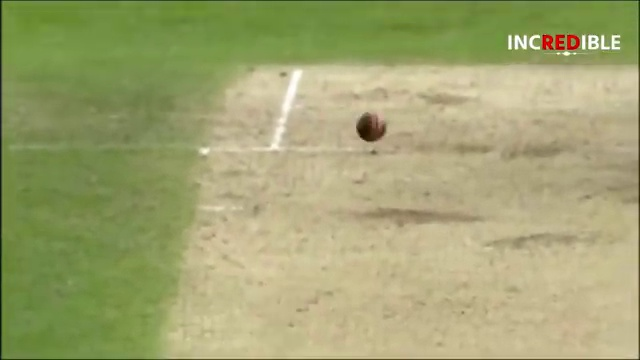
#> input picture frame.jpg, 640 x 360 px; the run also reads 1 picture not shown here
$ python KLT.py
#> lines starting #> are read from the running program, lines starting #| are printed output that depends on the picture
import skimage
from skimage import io, filters
from skimage import filters
from scipy.ndimage import sobel, interpolation
import skimage.color as color
import numpy as np
import matplotlib.pyplot as plt
import scipy
from scipy.linalg import eig
import cv2
import time

def read_video(file_path):
    cap = cv2.VideoCapture(file_path)
    # start_time = time.time()
    # duration = 5
    frames = []

    # Set the start position to 200 milliseconds
    start_time_milliseconds = 200
    cap.set(cv2.CAP_PROP_POS_MSEC, start_time_milliseconds)

    while cap.isOpened():
        ret, frame = cap.read()
        if not ret:
            break
        frames.append(cv2.cvtColor(frame, cv2.COLOR_BGR2GRAY))  # Convert to grayscale
    cap.release()

    return frames


frame = io.imread('frame.jpg')
#> frame is the input picture: shape (360, 640, 3); mean R, G, B 161.3, 164.1, 113.2
gray_frame = color.rgb2gray(frame)
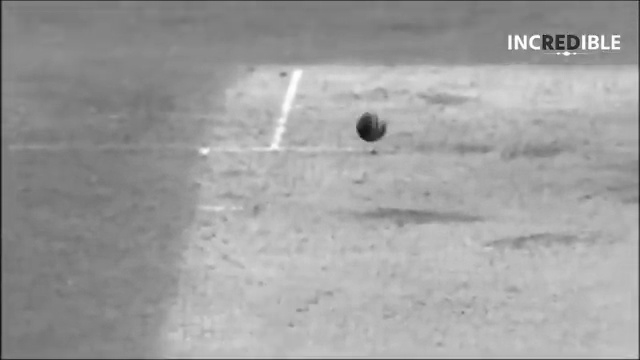
#> gray_frame: shape (360, 640) float64; min 0.0421, max 0.999, mean 0.627


sigmaI = 1
sigmaD = 0.7

def gaussDeriv2D(sigma):

    min = -np.ceil(3 * sigma)
    max = np.ceil(3 * sigma)

    xRange = np.arange(min, max + 1)
    yRange = np.arange(min, max +1)

    X = np.array([[x for x in xRange] for y in yRange])
    Y =  np.array([[x for x in xRange] for y in yRange]).T

    Gx = ((X - 0) / (2 * np.pi * sigma**4)) * np.exp(-((X - 0)**2 + (Y - 0)**2) / (2 * sigma**2))
    Gy = ((Y - 0) / (2 * np.pi * sigma**4)) * np.exp(-((X - 0)**2 + (Y - 0)**2) / (2 * sigma**2))
    return Gx, Gy


Gx, Gy = gaussDeriv2D(sigmaD)

Ix = scipy.ndimage.convolve(gray_frame, Gx, mode='nearest')
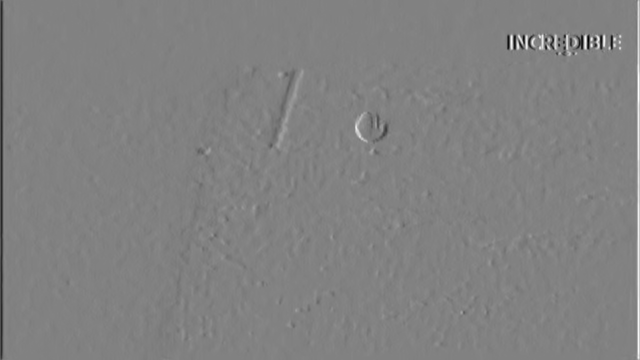
#> Ix: shape (360, 640) float64; min -0.246, max 0.237, mean -0.000204; drawn with min black and max white
Iy = scipy.ndimage.convolve(gray_frame, Gy, mode='nearest')
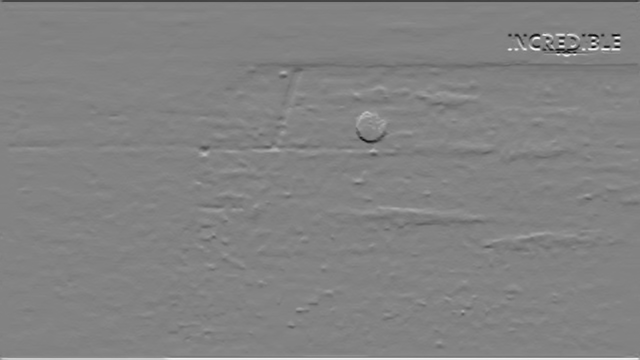
#> Iy: shape (360, 640) float64; min -0.235, max 0.223, mean -8.06e-05; drawn with min black and max white

IxIx = Ix * Ix
IyIy = Iy * Iy
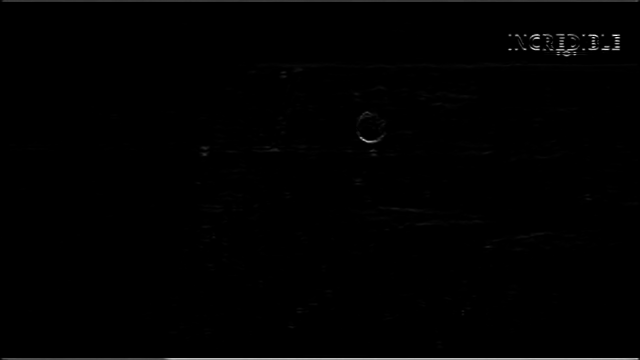
#> IyIy: shape (360, 640) float64; min 1.49e-38, max 0.0552, mean 0.00038; drawn with min black and max white
IxIy = Ix * Iy

Ix2 = scipy.ndimage.gaussian_filter(IxIx, sigmaI, mode='nearest', truncate=3)
Iy2 = scipy.ndimage.gaussian_filter(IyIy, sigmaI, mode='nearest', truncate=3)
IxIy = scipy.ndimage.gaussian_filter(IxIy, sigmaI, mode='nearest', truncate=3)

a = 0.05

RImg = (Ix2 * Iy2 - IxIy**2) - a * (Ix2 + Iy2)**2
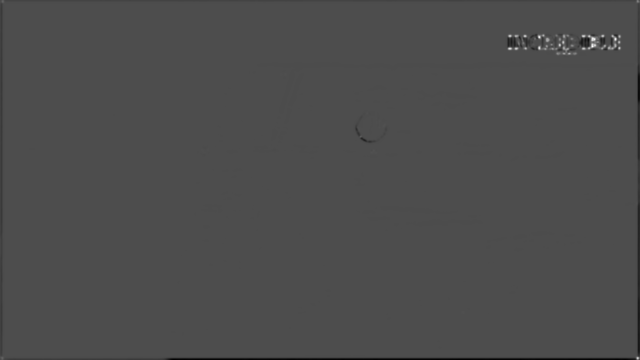
#> RImg: shape (360, 640) float64; min -5.85e-05, max 0.000135, mean -3.13e-07; drawn with min black and max white
# [4 lines of commented-out code are left out]

rValues = RImg[15:22, 15:22]
# [4 lines of commented-out code are left out]

threshold = -4.96168452402024e-07
RImg[RImg >= threshold] = 0
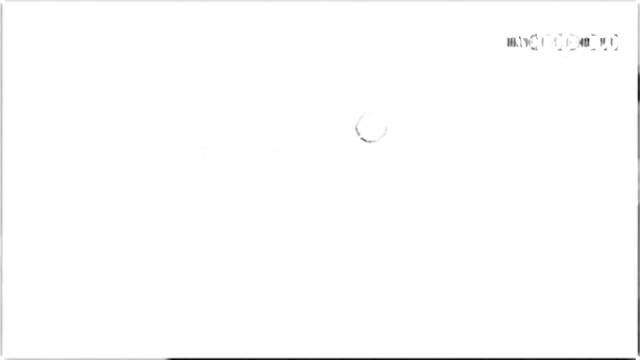
#> RImg: shape (360, 640) float64; min -5.85e-05, max 0, mean -4.35e-07; drawn with min black and max white

new = RImg[100:150, 350:400]
# [9 lines of commented-out code are left out]

ballFeaturePoints = []

h = RImg.shape[0]
#> h = 360
w = RImg.shape[1]
#> w = 640
points = []

new_matrix = np.zeros((h, w))

for y in range(h - 3 + 1):
    for x in range(w - 3 + 1):
        region = RImg[y:y + 3, x:x + 3]
        maxPoint = np.max(region)
        count = 0

        for i in region.flatten():
            if i == maxPoint:
                count += 1

        if count == 1:
            # Update the new matrix at the position (y, x) with the value from RImg
            new_matrix[y, x] = RImg[y, x]
            # Add the point to the list
            points.append((y, x))
#> after the loop, points = 3052 pairs, first value 0 to 357, second value 0 to 637


# plt.imshow(new_matrix, cmap='gray')
# plt.title('new_matrix')
# plt.show()

threshold2 = -4.96168452402024e-07

new_matrix[new_matrix >= threshold2] = 0
close_up= new_matrix[100:150, 350:400]
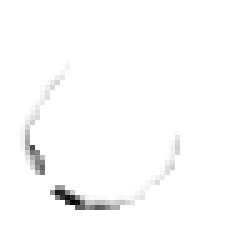
#> close_up: shape (50, 50) float64 (shown 5 times larger); min -3.19e-05, max 0, mean -3.76e-07; drawn with min black and max white
# [4 lines of commented-out code are left out]

for y in range(RImg.shape[0]):
    for x in range(RImg.shape[1]):
        if new_matrix[y, x] != 0:
            if (y >= 100 and y < 150) and (x >= 350 and x < 400):
                ballFeaturePoints.append((y, x))

# [6 lines of commented-out code are left out]

# [70 lines left out: functions compute_gradients, track_point, track_points_in_frame, visualize_tracking, not called in this run]


frames = read_video('redBall.mp4')
windowSize = 5
first_frame = frames[0]

# print(len(ballFeaturePoints))
frames = [first_frame, frames[1]]


for i in range(len(frames) - 1):
    # print(twoFrames[i].shape, twoFrames[i + 1].shape)
    print("Frame:", i)

    visualize_tracking(frames[i], ballFeaturePoints, i)
    updated_points = track_points_in_frame(frames[i], frames[i + 1], ballFeaturePoints, windowSize)
    ballFeaturePoints = updated_points

    if cv2.waitKey(1) & 0xFF == ord('q'):
        break


cv2.waitKey(1)
cv2.destroyAllWindows()
